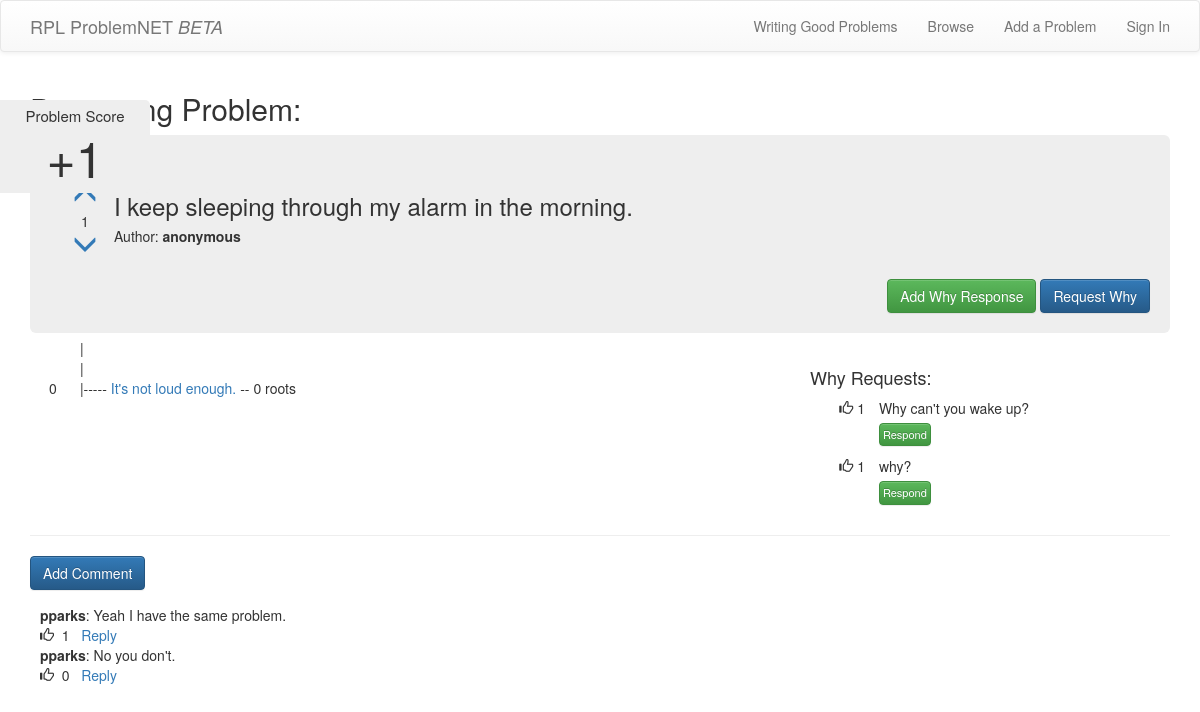
/problem/1/, run on an earlier commit of the app's database.
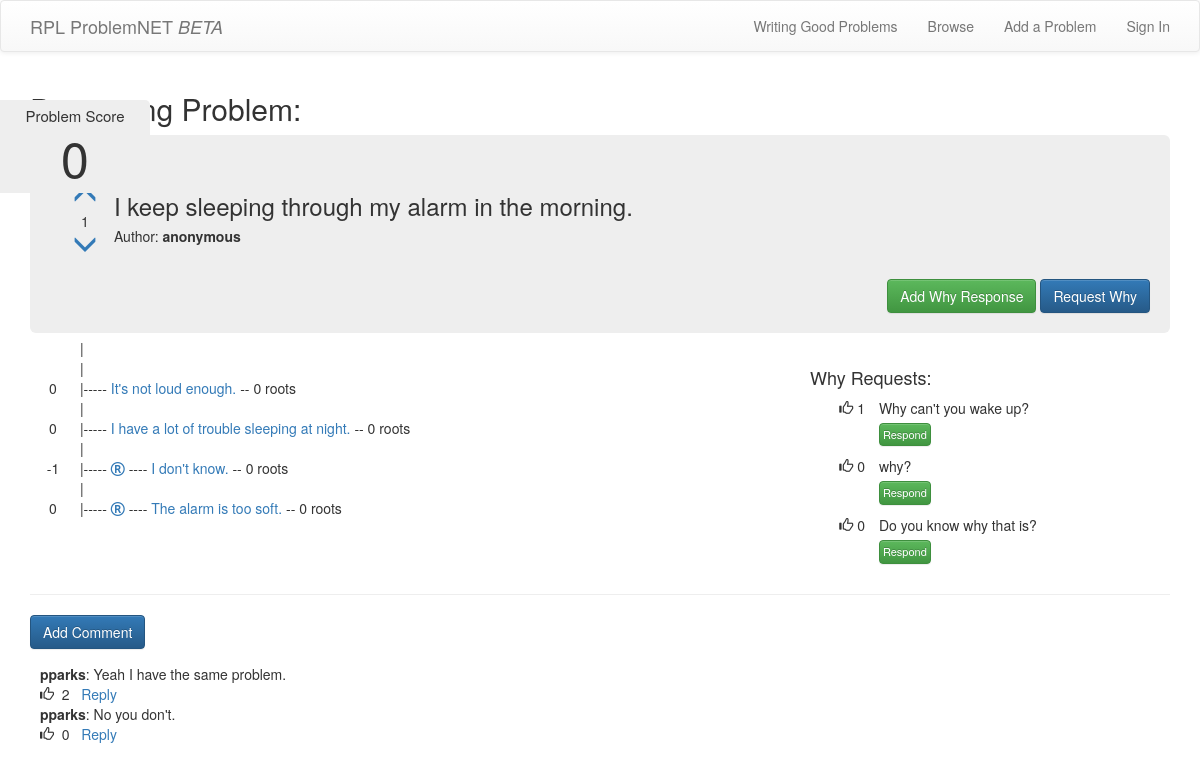
And on a later commit of the database.
### problems/models.py (models this page shows, shortened)
class Problem(models.Model):
    author = models.ForeignKey(User)
    anonymous_author = models.BooleanField(default=False)
    problem = models.ForeignKey('self',related_name='problems', null=True)
    text = models.TextField()
    create_date = models.DateTimeField(default=timezone.now)
    upvotes = models.ManyToManyField(User, related_name='upvotes')
    downvotes = models.ManyToManyField(User, related_name='downvotes')
    in_response_to = models.TextField()
    def count_subproblems(self):
        def count_subs(problem):
            count = 0
            if problem.problems:
                for p in problem.problems.all():
                    count = count + 1
                    count = count + count_subs(p)
            return count
        return count_subs(self)
    def overall_votes(self):
        def recursive_upvotes(problem):
            upvotelist = self.upvotes.all()
            if problem.problems:
                for p in problem.problems.all():
                    upvotelist = list(set(list(upvotelist) + list(p.upvotes.all())))
                    upvotelist = list(set(list(upvotelist) + list(recursive_upvotes(p))))
            return upvotelist
        def recursive_downvotes(problem):
            downvotelist = self.downvotes.all()
            if problem.problems:
                for p in problem.problems.all():
                    downvotelist = list(set(list(downvotelist) + list(p.downvotes.all())))
                    downvotelist = list(set(list(downvotelist) + list(recursive_downvotes(p))))
            return downvotelist
        return len(recursive_upvotes(self)) - len(recursive_downvotes(self))
    def present_overall_votes(self):
        presenting_problem = self
        return presenting_problem.overall_votes()
    def has_parent(self):
        if self.problem:
            return True
        else:
            return False
    def total_votes(self):
        return self.upvotes.count() - self.downvotes.count()

class WhyRequest(models.Model):
    problem = models.ForeignKey('problems.Problem', related_name='why_requests', null=True)
    author = models.ForeignKey(User)
    text = models.TextField()
    create_date = models.DateTimeField(default=timezone.now)
    likes = models.ManyToManyField(User, related_name='why_request_likes')
    def total_likes(self):
        return self.likes.count()

class Comment(models.Model):
    problem = models.ForeignKey('problems.Problem', related_name='comments', null=True)
    author = models.ForeignKey(User)
    text = models.TextField()
    create_date = models.DateTimeField(default=timezone.now)
    approved_comment = models.BooleanField(default=False)
    likes = models.ManyToManyField(User, related_name='comment_likes')
    def total_likes(self):
        return self.likes.count()

### problems/views.py (the view, shortened to what this page needs)
# urls.py: url(r'^problem/(?P<pk>\d+)/$', views.ProblemDetailView.as_view(), name='problem_detail'),
class ProblemDetailView(DetailView):
    model = models.Problem
    context_object_name = 'problem'
    template_name = 'problems/problem_detail.html'
    def get_context_data(self, **kwargs):
        ctx = super(ProblemDetailView, self).get_context_data(**kwargs)
        problem = get_object_or_404(models.Problem,pk=int(self.kwargs['pk']))
        ancestor_array = []
        ctx['ancestor_array'] = ancestor_array
        ctx['problem'] = problem
        return ctx

### problems/templates/problems/problem_detail.html (shortened to what this page needs)
{% extends "sitewide/base.html" %}
{% block content %}
{% if ancestor_array %}
  {% for root in ancestor_array %}
  <a href="{% url 'problems:problem_detail' pk=root.pk%}">{{root.text}}</a>
  <br>
  {% endfor %}
{% else %}
  <h2>Presenting Problem:</h2>
{% endif %}
  <div class="jumbotron problem_jumbo">
    <div class="detailproblem_item">
      <div class="list_upvotediv">
        <a class = "{% if user in problem.upvotes.all %}voted{%endif%}" {% if user.is_authenticated %} href="{% url 'problems:detailupvote' pk=problem.pk %}" {% else %} href="{% url "users:login" %}" {% endif %}>
          <div class="sub_upvotediv">
            <span class="glyphicon glyphicon-menu-up ticker"></span>
          </div>
        </a>
        <div class="sub_upvotediv">
          <span>{{problem.total_votes}}</span>
        </div>
        <a class = "{% if user in problem.downvotes.all %}voted{%endif%}" {% if user.is_authenticated %} href="{% url 'problems:detaildownvote' pk=problem.pk %}" {% else %} href="{% url "users:login" %}" {% endif %}>
          <div class="sub_upvotediv">
            <span class="glyphicon glyphicon-menu-down ticker"></span>
          </div>
        </a>
      </div>
      <div class="detailproblem_description">
        <h3>{{problem.text}}</h3>
        <h5>Author: <strong>{% if problem.anonymous_author %}anonymous{% else %}{{problem.author}}{%endif%}</strong></h5>
      </div>
    </div>
    {% if user == problem.author %}
      <div class="btn-addwhy">
        {% if problem.whys.all.count > 0 %}
          <div class="why_marker btn btn-primary"></div>
          {{problem.total_root_requests}}
        {% else %}
          <a class="btn btn-success" {% if user.is_authenticated %} href="{% url "problems:create" pk=problem.pk pk2=0 %}" {% else %} href="{% url "users:login" %}" {% endif %}>Add Why Response</a>
        {% endif %}
      </div>
    {% else %}
      <div class="btn-addwhy">
        {% if problem.whys.all.count > 0 %}
          <div class="why_marker btn btn-primary"><i class="fa fa-question-circle" aria-hidden="true"></i></div>
          {{problem.total_root_requests}}
        {% else %}
            <a class="btn btn-success" {% if user.is_authenticated %} href="{% url "problems:create" pk=problem.pk pk2=0 %}" {% else %}
            href="{% url "users:login" %}" {% endif %}>Add Why Response</a>
            <a class="btn {% if user in problem.root_requests.all %} btn-warning {% else %} btn-primary {% endif %} btn-addwhy" {% if user.is_authenticated %}
            href="{% url 'problems:addwhyrequest' pk=problem.pk%}" {% else %} href="{% url "users:login" %}" {% endif %}>
            {% if user in problem.root_requests.all %} Why Requested {% else %}Request Why {% endif %}
            </a>
        {% endif %}
      </div>
    {% endif %}
    <div class="detail_problem_weight">
      <div id='problem_score_title' class=''>
        Problem Score
      </div>
      <div id="problem_score_votes">
        {% if problem.present_overall_votes > 0%}
        +{{problem.present_overall_votes}}
        {%else%}
        {{problem.present_overall_votes}}
        {%endif%}
      </div>
    </div>
  </div>
{% if problem.problems.all.count > 0%}
<div class="root">
  |<br>
</div>
{% endif %}
<div class="row">
  <div class="col-sm-8">
    {% for sub in problem.problems.all %}
      <div class="subproblemvotesdiv">
        {% if sub.overall_votes > 0%}
        +{{sub.overall_votes}}
        {%else%}
        {{sub.overall_votes}}
        {%endif%}
      </div>
      <div class="subproblemsdiv ">
        |<br>
        |-----{% if sub.in_response_to %}
        <a href="" data-toggle="modal" data-target="#{{sub.pk}}" class="nohovereffects"><i class="fa fa-registered" aria-hidden="true"></i></a>
        ----{% endif %}
        <a href="{% url 'problems:problem_detail' pk=sub.pk %}">{{sub.text}}</a>
        -- {{sub.count_subproblems}} roots
            <br>
      </div>
      <br>
    {% endfor %}
  </div>
  <div class="col-sm-4 ">
  {% if problem.why_requests.all.count > 0 %}
    <h4>Why Requests:</h4>
    <div>
    {% for whyrequest in problem.why_requests.all %}
    <div class="whyrequest_container">
      <div class="whyrequestlikes">
        {% if user.is_authenticated %}
          <a {% if user.is_authenticated %} href="{% url 'problems:likewhyrequest' pk=whyrequest.pk%}" {% else %}
          href="{% url "users:login" %}" {% endif %}>
            {% if user in whyrequest.likes.all %}Unlike{% else %}Like{% endif %}</a>
        {% else %}
          <span class="glyphicon glyphicon-thumbs-up"></span>
        {% endif %}
          {{whyrequest.total_likes}}
      </div>
      <div class="whyrequesttext">
          {{whyrequest.text}}
          <br>
          <a class="btn btn-success whyrequestrespondbutton" {% if user.is_authenticated %}
          href="{% url "problems:create" pk=problem.pk pk2=whyrequest.pk %}" {% else %} href="{% url "users:login" %}" {% endif %}>Respond</a>
      </div>
    </div>
    {% endfor %}
    </div>
  {% endif %}
  </div>
</div>
<hr>
<a class="btn btn-primary btn-problem-comment" {% if user.is_authenticated %} href="{% url "problems:createcomment" pk=problem.pk %}"{% else %} href="{% url "users:login" %}" {% endif %}>Add Comment</a>
{% if problem.comments.all.count > 0 %}
  <div class="problem_conversation">
  {% for comment in problem.comments.all %}
      <strong>{{comment.author}}</strong>: {{comment.text}}
      <br>
      {% if user.is_authenticated %}
        <a href="{% url 'problems:likecomment' pk=comment.pk %}">
          {% if user in comment.likes.all %}Unlike{% else %}Like{% endif %}
        </a>
      {% else %}
      <span class="glyphicon glyphicon-thumbs-up"></span>
      {% endif %}
      &nbsp;{{comment.total_likes}}&nbsp;&nbsp;
      <a {% if user.is_authenticated %} href="{% url 'problems:createreply' pk=comment.pk%}" {% else %} href="{% url "users:login" %}" {% endif %}>Reply</a>
      <br>
  {% endfor%}
</div>
{% endif %}
{% endblock %}

### templates/sitewide/base.html (shortened to what this page needs)
<!DOCTYPE html>
{% load staticfiles %}
<html>
  <head>
    <link rel="stylesheet" href="https://maxcdn.bootstrapcdn.com/bootstrap/3.3.7/css/bootstrap.min.css">
    <link rel="stylesheet" href="https://maxcdn.bootstrapcdn.com/bootstrap/3.3.7/css/bootstrap-theme.min.css">
    <link rel="stylesheet" href="{% static 'css/style.css'%}">
    <link rel="stylesheet" href="https://maxcdn.bootstrapcdn.com/font-awesome/4.7.0/css/font-awesome.min.css">
  </head>
  <body>
    <nav class="navbar navbar-default">
      <div class="container">
        <ul class="nav navbar-nav">
          <li><a href="{% url "problems:home" %}" class="navbar-brand bigbrand">RPL ProblemNET <i>BETA</i></a></li>
        </ul>
        <ul class="nav navbar-nav navbar-right">
          <li>
            <a href="">Writing Good Problems</a>
          </li>
          <li>
            <a href="{% url "problems:list" %}">Browse</a>
          </li>
          <li>
            <a href="{% url "problems:create" pk=0 pk2=0%}">Add a Problem</a>
          </li>
          {% if user.is_authenticated %}
          <li>
            <a href="{% url "users:logout" %}">Sign Out ({{user}})</a>
          </li>
          {% else %}
          <li>
            <a href="{% url "users:login" %}">Sign In</a>
          </li>
          {% endif %}
        </ul>
      </div>
    </nav>
    <div class="container">
      {% block content %}
      {% endblock %}
    </div>
  </body>
</html>

### problems/static/css/style.css (style rules this page uses)
div.subproblemvotesdiv { width: 46px; display: inline-block; text-align: center; }
div.subproblemsdiv { display: inline-block; }
div.root { margin-top: -25px; padding-left: 50px; }
a.whyrequestrespondbutton { font-size: 11px; padding: 3px 3px!important; margin-top: 5px; }
div.whyrequest_container { margin-bottom: 10px; }
div.whyrequestlikes { width: 65px; display: inline-block; vertical-align: top; text-align: right; padding-right: 10px; }
div.whyrequesttext { display: inline-block; width: calc(100% - 70px); }
div.problem_jumbo { position: relative; padding-left: 30px!important; }
div.btn-addwhy { position: absolute; right: 20px; bottom: 20px; }
div.detail_problem_weight { position: fixed; border-top-right-radius: 5px; border-bottom-right-radius: 5px; background-color: #eee; top: 100px; left: 0px; }
div#problem_score_title { width: 150px; text-align: center; padding-top: 5px; font-size: 15px; }
div#problem_score_votes { width: 150px; margin-top: -5px; text-align: center; font-size: 50px; }
div.list_upvotediv { text-align: center; width: 50px; display: inline-block; }
.ticker { font-size: 25px; }
.sub_upvotediv span { width: 100%; }
.detailproblem_description { display: inline-block; vertical-align: top; width: calc(100% - 70px); margin-bottom: 30px; }
.detailproblem_description h3 { margin-top: 10px; }
.problem_conversation { margin-left: 10px; margin-top: 15px; }

What changed in the data, as far as the page shows it:
computed for Problem "I keep sleeping through my alarm in the morning.": present_overall_votes "1" → "0"
added Problem: overall_votes "0", text "I have a lot of trouble sleeping at night.", count_subproblems "0"
added Problem: overall_votes "-1", text "I don't know.", count_subproblems "0"
added Problem: overall_votes "0", text "The alarm is too soft.", count_subproblems "0"
computed for WhyRequest "why?": total_likes "1" → "0"
added WhyRequest: total_likes "0", text "Do you know why that is?"
computed for Comment "Yeah I have the same problem.": total_likes "1" → "2"
